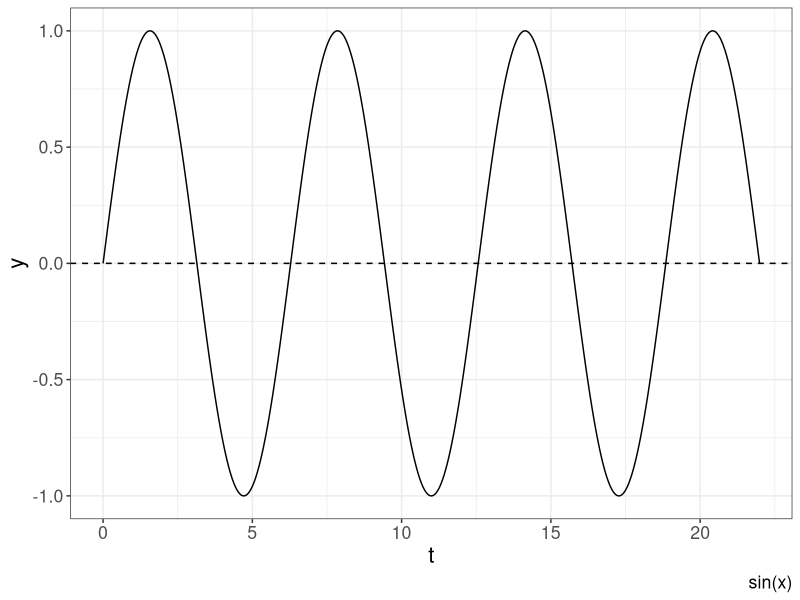
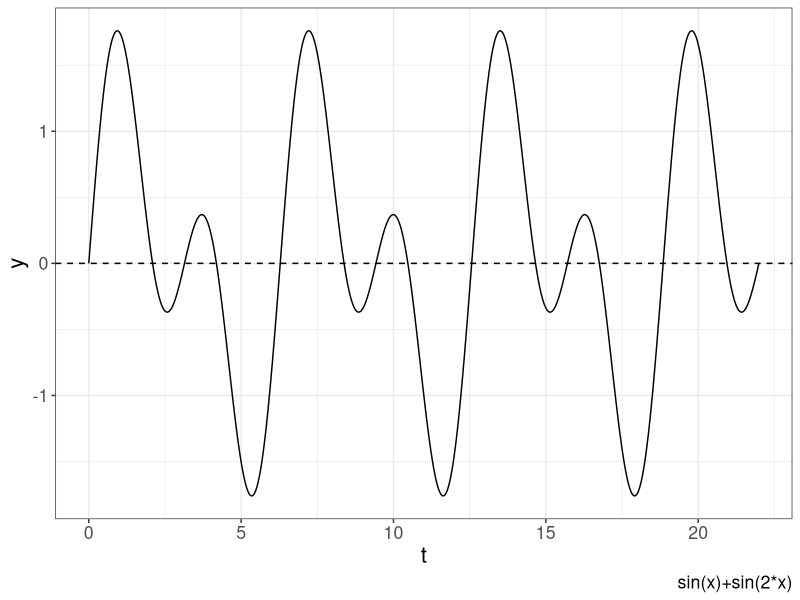
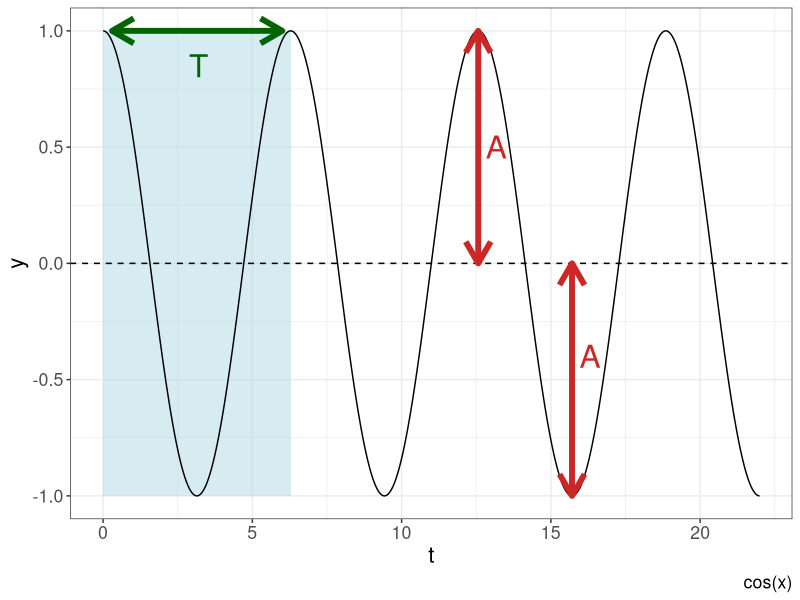
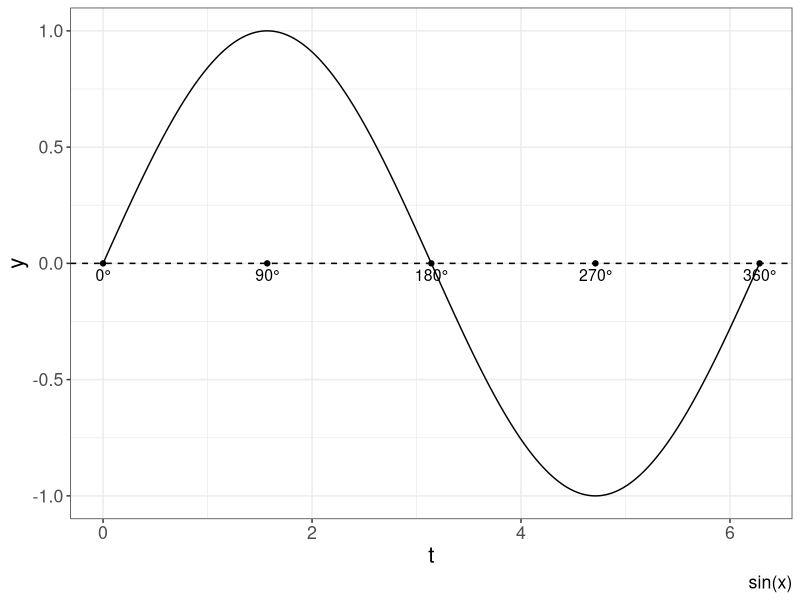
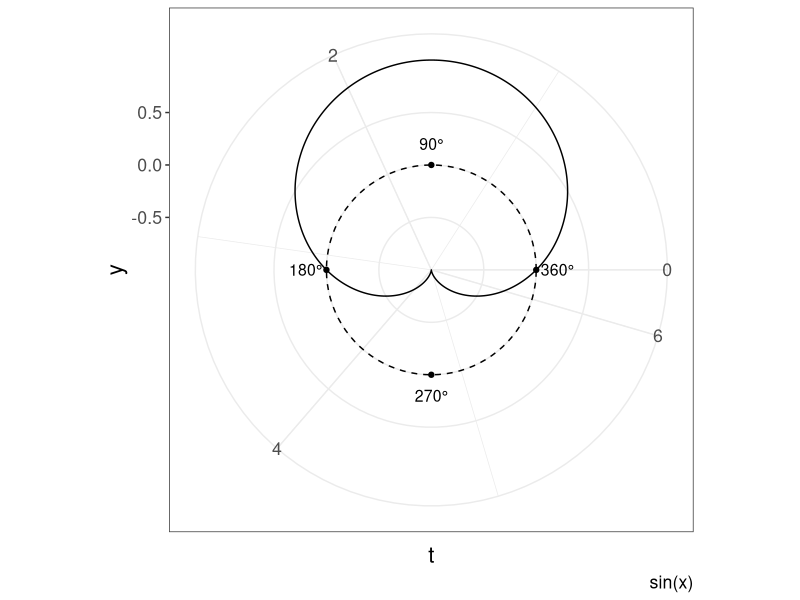
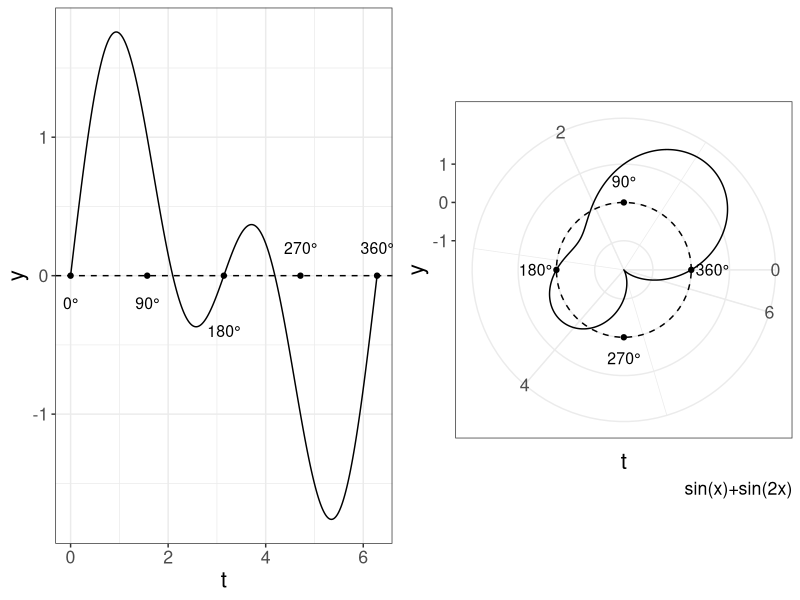
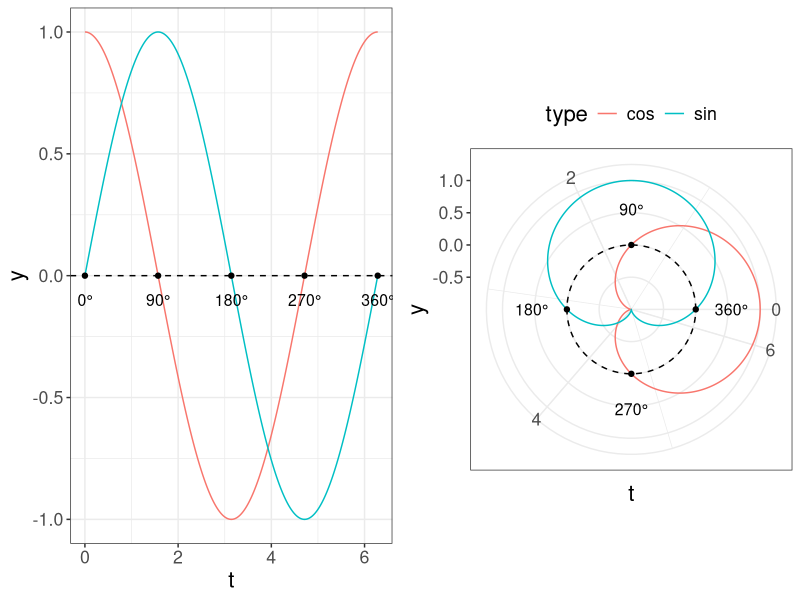

Source code (R) for these figures, in order:
## ---- chunk 1
knitr::opts_chunk$set(echo = TRUE)
## ---- chunk 2
library(tidyverse)
library(gridExtra)
# это стиль для ggplot (можно игнорировать эту команду)
theme_set(theme_bw()+
            theme(text = element_text(size = 16))) 
## ---- chunk 3
tibble(t = seq(0, 7*pi, by = 0.001),
       y = sin(t)) %>% 
  ggplot(aes(t, y))+
  geom_line()+
  geom_hline(yintercept = 0, linetype = 2)+
  labs(caption = "sin(x)")
## ---- chunk 4
tibble(t = seq(0, 7*pi, by = 0.001),
       y = sin(t)+sin(2*t)) %>% 
  ggplot(aes(t, y))+
  geom_line()+
  geom_hline(yintercept = 0, linetype = 2)+
  labs(caption = "sin(x)+sin(2*x)")
## ---- chunk 5
tibble(t = seq(0, 7*pi, by = 0.001),
       y = cos(t)) %>% 
  ggplot(aes(t, y))+
  annotate("rect", xmin = 0, xmax = 2*pi, ymin = -1, ymax = 1, alpha = 0.5, fill = "lightblue")+
    geom_line()+
  geom_hline(yintercept = 0, linetype = 2)+
  annotate("segment", x = 0.3, xend = 6, y = 1, yend = 1, color = "darkgreen", size = 2, arrow = arrow(ends = "both"))+
  annotate("text", x = 3.2, y = 0.85, label = "T", size = 8, color = "darkgreen")+
  annotate("segment", x = 4*pi, xend = 4*pi, y = 0, yend = 1, color = "firebrick3", size = 2, arrow = arrow(ends = "both")) +
  annotate("text", x = 4*pi+0.6, y = 0.5, label = "A", size = 8, color = "firebrick3") +
  annotate("segment", x = 5*pi, xend = 5*pi, y = 0, yend = -1, color = "firebrick3", size = 2, arrow = arrow(ends = "both")) +
  annotate("text", x = 5*pi+0.6, y = -0.4, label = "A", size = 8, color = "firebrick3")+
  labs(caption = "cos(x)")
## ---- chunk 6
tibble(t = seq(0, 2*pi, by = 0.001),
       y = sin(t)) %>% 
  ggplot(aes(t, y))+
  geom_line()+
  geom_hline(yintercept = 0, linetype = 2)+
  annotate("point", x = 2*pi/4*0:4, y = 0)+
  annotate("text", x = 2*pi/4*0:4, label = paste0(90*0:4, "°"), y = -0.05, size = 4)+
  labs(caption = "sin(x)")
## ---- chunk 7
tibble(t = seq(0, 2*pi, by = 0.001),
       y = sin(t)) %>% 
  ggplot(aes(t, y))+
  geom_line()+
  geom_hline(yintercept = 0, linetype = 2)+
  annotate("point", x = 2*pi/4*1:4, y = 0)+
  annotate("text", x = 2*pi/4*1:4, label = paste0(90*1:4, "°"), y = 0.2, size = 4)+
  coord_polar(start = -pi/2, direction = -1)+
  labs(caption = "sin(x)")
## ---- chunk 8
tibble(t = seq(0, 2*pi, by = 0.001),
       y = sin(t)+sin(2*t)) %>% 
  ggplot(aes(t, y))+
  geom_line()+
  geom_hline(yintercept = 0, linetype = 2)+
  annotate("point", x = 2*pi/4*0:4, y = 0)+
  annotate("text", x = 2*pi/4*0:4, label = paste0(90*0:4, "°"), y = c(-0.2, -0.2, -0.4, 0.2, 0.2), size = 4) ->
  p1

tibble(t = seq(0, 2*pi, by = 0.001),
       y = sin(t)+sin(2*t)) %>% 
  ggplot(aes(t, y))+
  geom_line()+
  geom_hline(yintercept = 0, linetype = 2)+
  annotate("point", x = 2*pi/4*1:4, y = 0)+
  annotate("text", x = 2*pi/4*1:4, label = paste0(90*1:4, "°"), y = 0.55, size = 4)+
  coord_polar(start = -pi/2, direction = -1)+
  labs(caption = "sin(x)+sin(2x)") ->
  p2
gridExtra::grid.arrange(p1, p2, nrow = 1)
## ---- chunk 9
tibble(t = seq(0, 2*pi, by = 0.001),
       sin = sin(t),
       cos = cos(t)) %>% 
  gather(type, y, sin:cos) %>% 
  ggplot(aes(t, y, color = type))+
  geom_line(show.legend = FALSE)+
  geom_hline(yintercept = 0, linetype = 2)+
  annotate("point", x = 2*pi/4*0:4, y = 0)+
  annotate("text", x = 2*pi/4*0:4, label = paste0(90*0:4, "°"), y = -0.1, size = 4) ->
  p3 

tibble(t = seq(0, 2*pi, by = 0.001),
       sin = sin(t),
       cos = cos(t)) %>% 
  gather(type, y, sin:cos) %>% 
  ggplot(aes(t, y, color = type))+
  geom_line()+
  geom_hline(yintercept = 0, linetype = 2)+
  annotate("point", x = 2*pi/4*1:4, y = 0)+
  annotate("text", x = 2*pi/4*1:4, label = paste0(90*1:4, "°"), y = 0.55, size = 4)+
  coord_polar(start = -pi/2, direction = -1) +
  theme(legend.position = "top")->
  p4
gridExtra::grid.arrange(p3, p4, nrow = 1)
